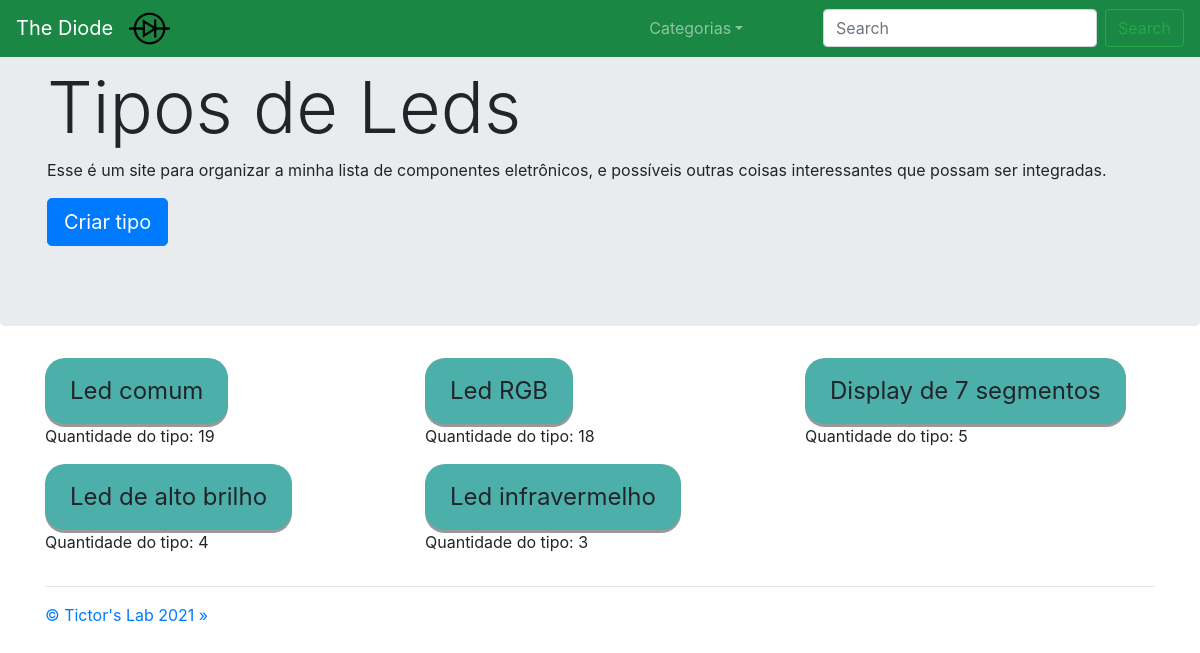
Page /componentes/categoria2/ on the committed database.
### components/models.py (models this page shows, shortened)
class Category(models.Model):
    name       = models.CharField(max_length=100, unique=True, null=True)
    quantidade = models.IntegerField(blank=True, null=True)
    def __str__(self):
        return self.name
    class Meta:
        verbose_name_plural = "Categories"

class ComponentType(models.Model):
    name       = models.CharField(max_length = 100)
    categoria  = models.ForeignKey('Category', on_delete=models.CASCADE, default="1")
    quantidade = models.IntegerField(blank=True, null=True)

### core/views.py (the view)
# urls.py: path('componentes/categoria<int:id>/', tiposdecomponentes, name='tiposdecomponentes'),
def tiposdecomponentes(request, id):
    tipodecomponente = ComponentType.objects.filter(categoria=id).order_by('-quantidade')
    categorias = Category.objects.order_by('-quantidade')
    criar_painel_msg = painelDeArmazenamentoModular_contextMsg(request)
    context = {'categorias':categorias,
               'tipodecomponentes':tipodecomponente,
               'categoria_especifica':Category.objects.get(id=id),
               'id_categoria':id,
               'criar_painel_msg':criar_painel_msg}
    return render(request, 'core/tiposdecomponentes.html', context)

### core/views.py (called while the page is built)
def painelDeArmazenamentoModular_splitIds(request, cookie_name):
    criar_painel_ids = request.COOKIES.get(cookie_name)
    if (criar_painel_ids != None): criar_painel_num_ids = len(criar_painel_ids.split(","))
    else: criar_painel_num_ids = 0
    return criar_painel_num_ids

def painelDeArmazenamentoModular_contextMsg(request):
    criar_painel_num_ids = painelDeArmazenamentoModular_splitIds(request, "criar_painel_ids")
    if request.COOKIES.get('criar_painel') == "True" and criar_painel_num_ids == 9:
        criar_painel_msg = "todos os componentes selecionados"
    elif request.COOKIES.get('criar_painel') == "True":
        criar_painel_msg = str(criar_painel_num_ids) + " componentes selecionados"
    else:
        criar_painel_msg = 0
    return criar_painel_msg

### core/templates/core/tiposdecomponentes.html (shortened to what this page needs)
{% extends 'core/base.html' %}
{% load static %}
{% block content %}
<nav class="navbar navbar-expand-md navbar-dark fixed-top" style="background-color: #1a8844;">
    <div class="btnWithSliderEffect" role="home">
    <a class="navbar-brand" onclick="changePage('/')" role="button">The Diode</a>
    </div>
    <div class="collapse navbar-collapse" id="navbarsExampleDefault">
        <ul class="navbar-nav mr-auto">
            <li>
                <img src="{% static 'core/imagens/Diode.png' %}" style="width:8%;">
            </li>
            <li class="nav-item dropdown">
                <a class="nav-link dropdown-toggle" href="#" id="dropdown01" data-toggle="dropdown" aria-haspopup="true"
                    aria-expanded="false">Categorias</a>
            </li>
        </ul>
        <form class="form-inline my-2 my-lg-0" action="/componentes/search">
            <input name="q" class="form-control mr-sm-2" type="text" placeholder="Search" aria-label="Search">
            <div class="btnWithSliderEffect">
            <button class="btn btn-outline-success my-2 my-sm-0" type="submit">Search</button>
            </div>
        </form>
    </div>
</nav>
<main role="main">
    <div class="jumbotron">
        <div class="fromRight">
            <div class="container">
                <h1 class="display-3">Tipos de {{ categoria_especifica }}</h1>
                <p>Esse é um site para organizar a minha lista de componentes eletrônicos, e possíveis outras coisas interessantes que possam ser integradas.</p>
            </div>
            <div class="btnWithSliderEffect">
            <div class="container">
                <p><button class="btn btn-primary btn-lg"  onclick="changePage('criartipo')" role="button">Criar tipo</button></p>
            </div>
            </div>
        </div>
    </div>
    <div class="fromRight">
    <div class="container">
        <div class="row">
            {% for tipodecomponente in tipodecomponentes %}
            <div class="col-md-4">
                <div class="btnWithSliderEffect">
                <a class="categorias" onclick="changePage('../categoria{{ tipodecomponente.categoria.id }}/tipo{{ tipodecomponente.id }}')" role="button">{{ tipodecomponente.name }}</a>
                </div>
                <p>Quantidade do tipo: {{ tipodecomponente.quantidade }}</p>
            </div>
            {% endfor %}
        </div>
        <hr>
    </div>
    </div>
</main>
<footer class="container">
    <p><a href="http://tictorslab.blogspot.com/" role="button">&copy; Tictor's Lab 2021 &raquo;</a></p>
</footer>
{% endblock %}

### core/static/core/base.css (style rules this page uses)
body { overflow-x: hidden; overflow-y: scroll; }
.fromRight { opacity: 0%; }
.categorias { display: inline-block; padding: 15px 25px; font-size: 24px; cursor: pointer; text-align: center; text-decoration: none; outline: none; color: #fff; background-color: #4CAF50; border: none; border-radius: 20px; box-shadow: 0 3px #999; }

### core/templates/core/tiposdecomponentes.html (style rules this page uses)
.categorias { display: inline-block; padding: 15px 25px; font-size: 24px; cursor: pointer; text-align: center; text-decoration: none; outline: none; color: #fff; background-color: #4cafaa; border: none; border-radius: 20px; box-shadow: 0 3px #999; }

### rows in the picture
Category: name "Leds"
ComponentType: name "Led comum", quantidade "19"
ComponentType: name "Led RGB", quantidade "18"
ComponentType: name "Display de 7 segmentos", quantidade "5"
ComponentType: name "Led de alto brilho", quantidade "4"
ComponentType: name "Led infravermelho", quantidade "3"
